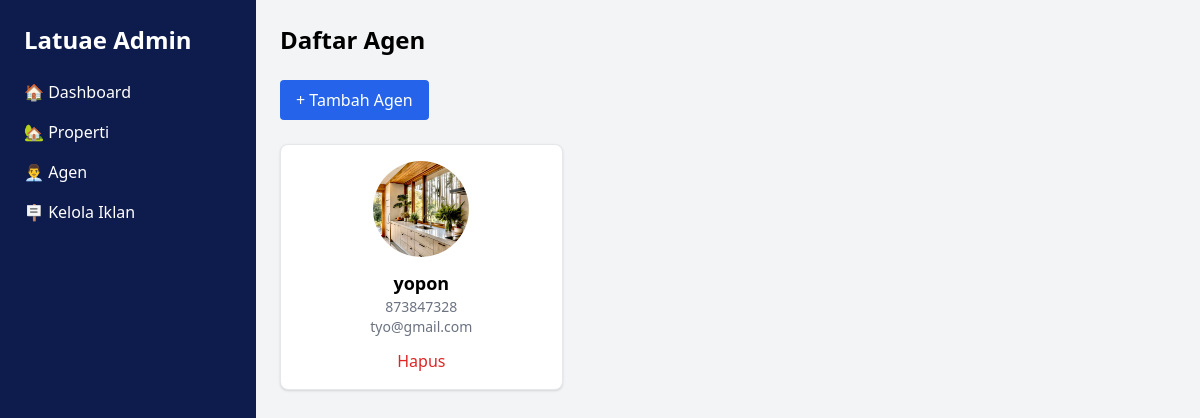
Page /admin/agents.php on the committed database.
### tables this page shows
CREATE TABLE `agents` (
  `id` int(11) NOT NULL,
  `name` varchar(255) NOT NULL,
  `company` varchar(100) DEFAULT NULL,
  `rating` decimal(3,1) DEFAULT 4.5,
  `total_deals` int(11) DEFAULT 0,
  `phone_number` varchar(50) NOT NULL,
  `email` varchar(255) DEFAULT NULL,
  `photo_path` varchar(255) DEFAULT NULL,
  `created_at` timestamp NOT NULL DEFAULT current_timestamp()
);

### admin/agents.php (the view, shortened to what this page needs)
<?php
require_once $_SERVER['DOCUMENT_ROOT'] . '/LatuaGroup/includes/db_connect.php';
$agents = $pdo->query("SELECT * FROM agents ORDER BY created_at DESC")->fetchAll(PDO::FETCH_ASSOC);
?>
<!DOCTYPE html>
<html lang="id">
<head>
  <script src="https://cdn.tailwindcss.com"></script>
</head>
<body class="bg-gray-100 font-sans">
  <div class="min-h-screen flex">
    <aside class="w-64 bg-[#0E1B4D] text-white p-6 space-y-6">
      <h1 class="text-2xl font-bold">Latuae Admin</h1>
      <nav class="space-y-4">
        <a href="index.php" class="block hover:text-gray-300">🏠 Dashboard</a>
        <a href="properties.php" class="block hover:text-gray-300">🏡 Properti</a>
        <a href="agents.php" class="block hover:text-gray-300">👨‍💼 Agen</a>
        <a href="upload_iklan.php" class="block hover:text-gray-300">🪧 Kelola Iklan</a>
      </nav>
    </aside>
    <main class="flex-1 p-6">
      <h1 class="text-2xl font-bold mb-6">Daftar Agen</h1>
      <a href="add_agent.php" class="mb-6 inline-block px-4 py-2 bg-blue-600 text-white rounded hover:bg-blue-700">+ Tambah Agen</a>
      <div class="grid grid-cols-1 md:grid-cols-2 lg:grid-cols-3 gap-6">
        <?php foreach ($agents as $a): ?>
          <div class="bg-white border rounded-lg shadow p-4 text-center">
            <img src="/LatuaGroup/uploads/agents/<?= htmlspecialchars($a['photo_path'] ?? 'default.jpg') ?>"
                 class="w-24 h-24 rounded-full mx-auto object-cover">
            <h3 class="text-lg font-semibold mt-3"><?= htmlspecialchars($a['name']) ?></h3>
            <p class="text-gray-500 text-sm"><?= htmlspecialchars($a['phone_number']) ?></p>
            <p class="text-gray-500 text-sm"><?= htmlspecialchars($a['email']) ?></p>
            <div class="mt-3">
              <a href="delete_agent.php?id=<?= $a['id'] ?>" class="text-red-600 hover:underline" onclick="return confirm('Hapus agen ini?')">Hapus</a>
            </div>
          </div>
        <?php endforeach ?>
      </div>
    </main>
  </div>
</body>
</html>

### rows in the picture
agents: photo_path (picture), name "yopon", phone_number "873847328", email "tyo@gmail.com"
